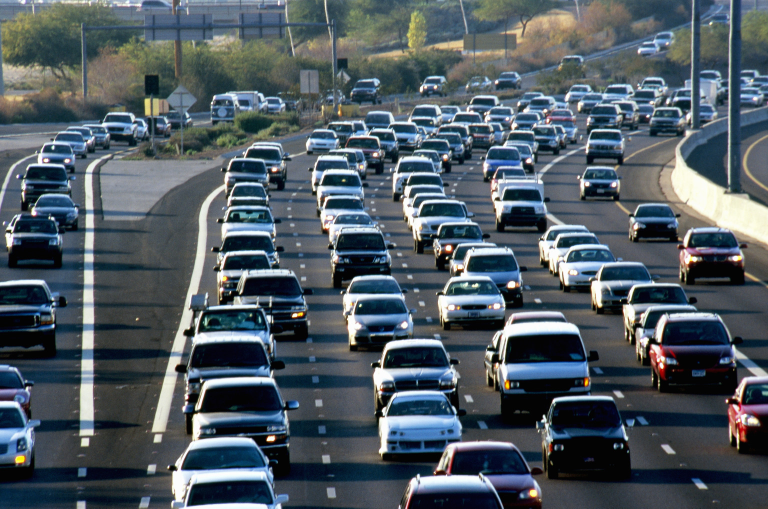
#> input picture img2.jpg, 1536 x 1017 px (shown at 1/2 size)
$ python blur.py
#> lines starting #> are read from the running program, lines starting #| are printed output that depends on the picture
import cv2
import numpy as np

img = cv2.imread('img2.jpg')
#> img is the input picture: shape (1017, 1536, 3); mean B, G, R 98.7, 90.7, 79.5
img = cv2.resize(img,None,fx=0.5,fy=0.5,interpolation = cv2.INTER_AREA)
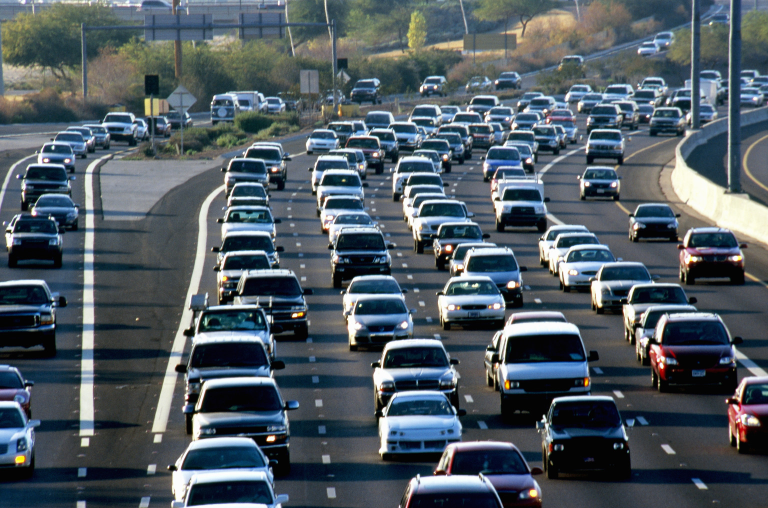
#> img: shape (508, 768, 3); mean B, G, R 98.8, 90.8, 79.7
cv2.imshow('Original', img)

size = 100

# generating the kernel
kernel_motion_blur = np.zeros((size, size))
kernel_motion_blur[: , int((size-1)/2)] = np.ones(size)
kernel_motion_blur = kernel_motion_blur / size

# applying the kernel to the input image
output = cv2.filter2D(img, -1, kernel_motion_blur)
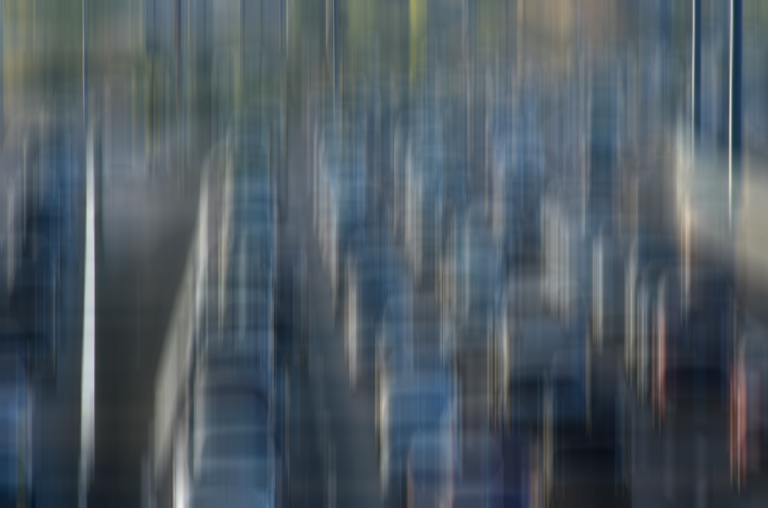
#> output: shape (508, 768, 3); mean B, G, R 98.8, 90.8, 79.7

cv2.imshow('Motion Blur', output)
cv2.waitKey(0)

$ run again, with img3.jpg copied over img2.jpg
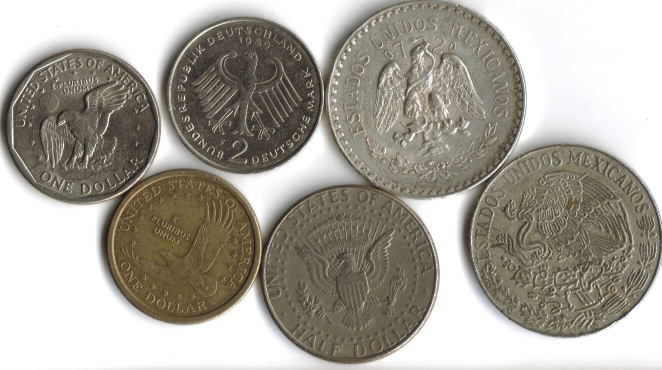
#> input picture img3.jpg, 1323 x 740 px (shown at 1/2 size)
#> img is the input picture: shape (740, 1323, 3); mean B, G, R 152.1, 161.7, 166.2
#> `img = cv2.resize(img,None,fx=0.5,fy=0.5,interpolation = cv2.INTER_AREA)`:
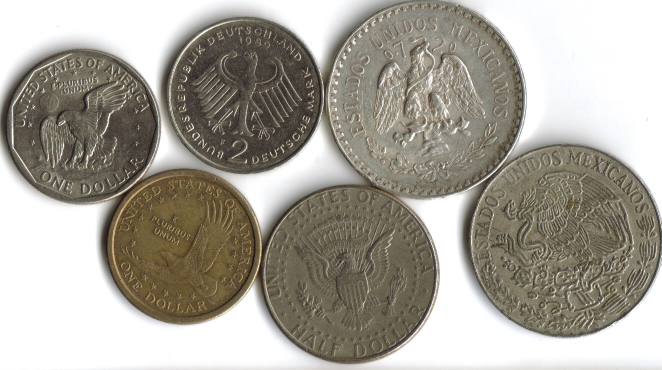
#> img: shape (370, 662, 3); mean B, G, R 152.3, 161.9, 166.3
#> `output = cv2.filter2D(img, -1, kernel_motion_blur)`:
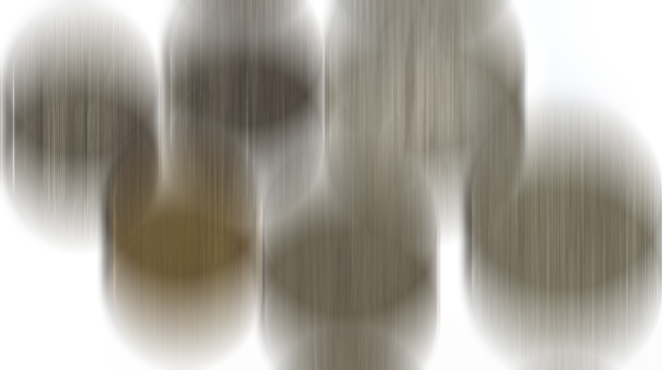
#> output: shape (370, 662, 3); mean B, G, R 152.2, 161.8, 166.3

$ run again, with img4.jpg copied over img2.jpg
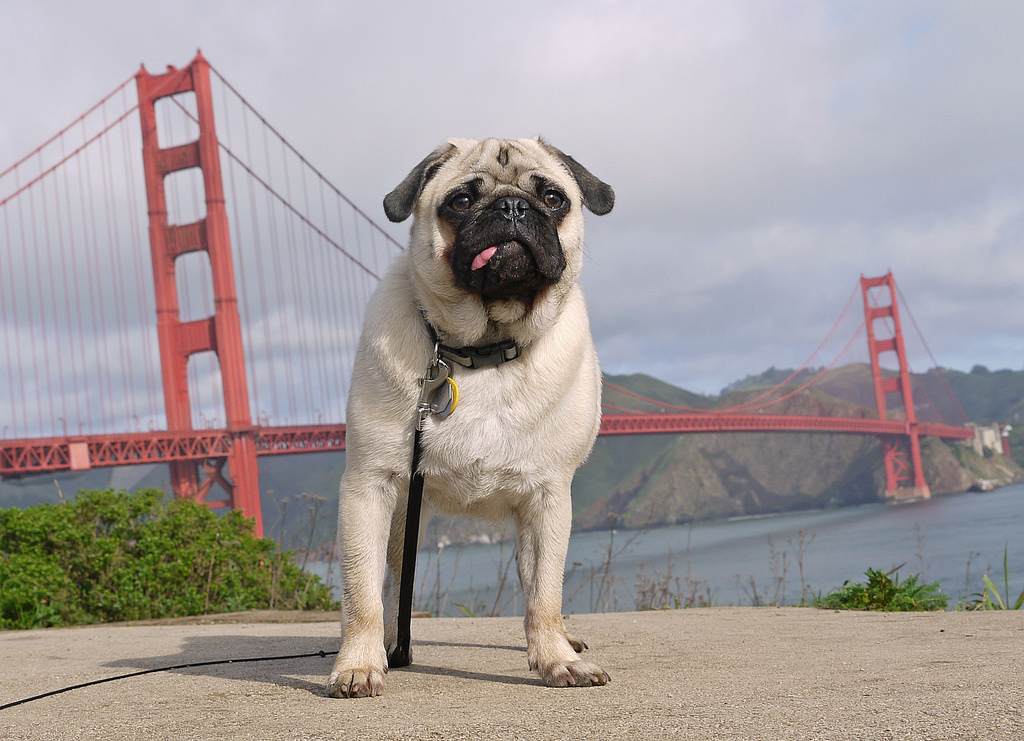
#> input picture img4.jpg, 1024 x 741 px
#> img is the input picture: shape (741, 1024, 3); mean B, G, R 155.8, 156.2, 164
#> img: shape (370, 512, 3)
#> `output = cv2.filter2D(img, -1, kernel_motion_blur)`:
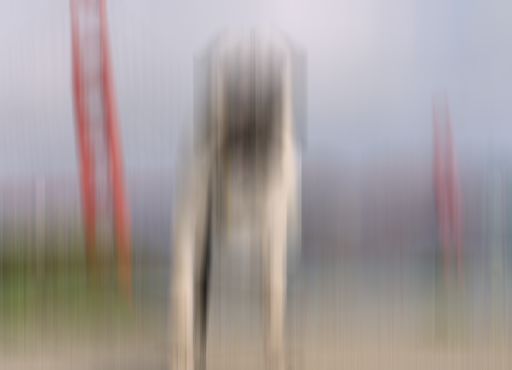
#> output: shape (370, 512, 3); mean B, G, R 156, 156.4, 164.1

$ run again, with img5.jpg copied over img2.jpg
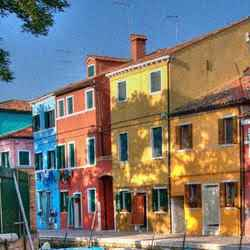
#> input picture img5.jpg, 250 x 250 px
#> img is the input picture: shape (250, 250, 3); mean B, G, R 112.4, 119, 124.7
#> `img = cv2.resize(img,None,fx=0.5,fy=0.5,interpolation = cv2.INTER_AREA)`:
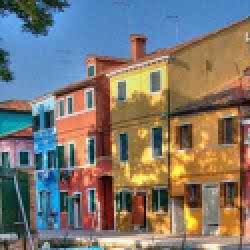
#> img: shape (125, 125, 3) (shown 2 times larger); mean B, G, R 112.5, 119.1, 124.8
#> `output = cv2.filter2D(img, -1, kernel_motion_blur)`:
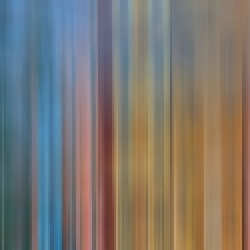
#> output: shape (125, 125, 3) (shown 2 times larger); mean B, G, R 112.6, 119, 124.2
